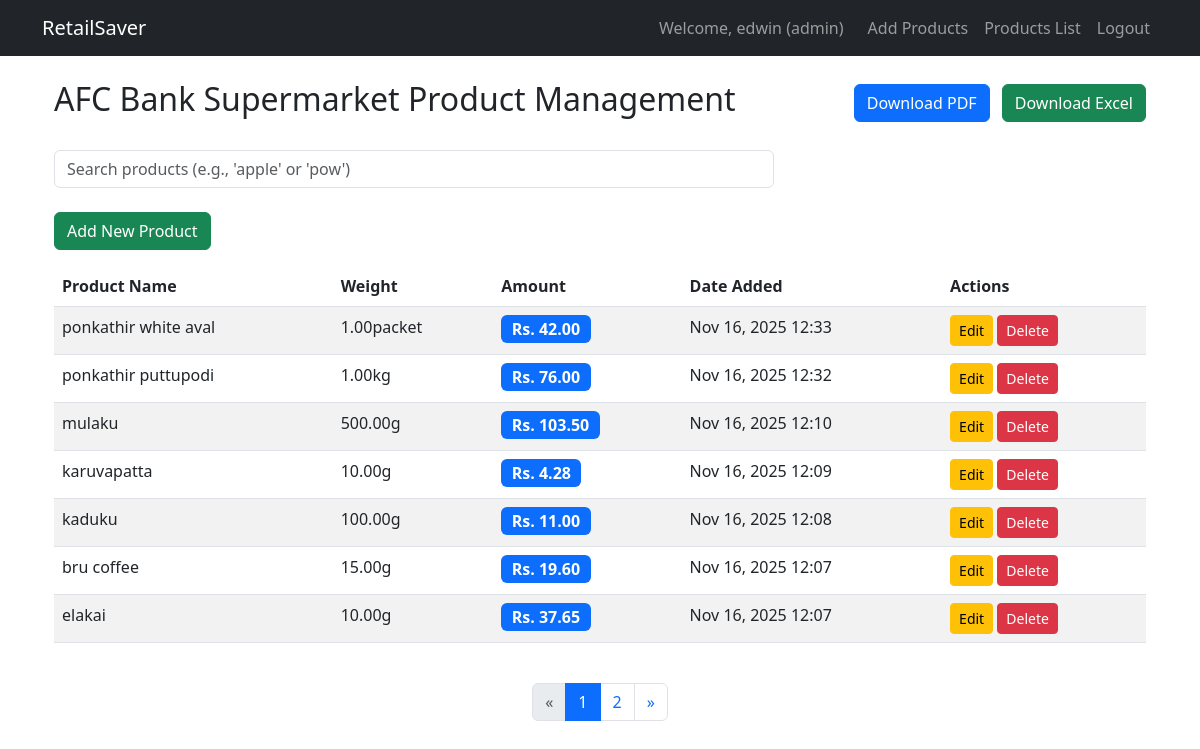
Page /products/ (signed in) on the earlier database version.
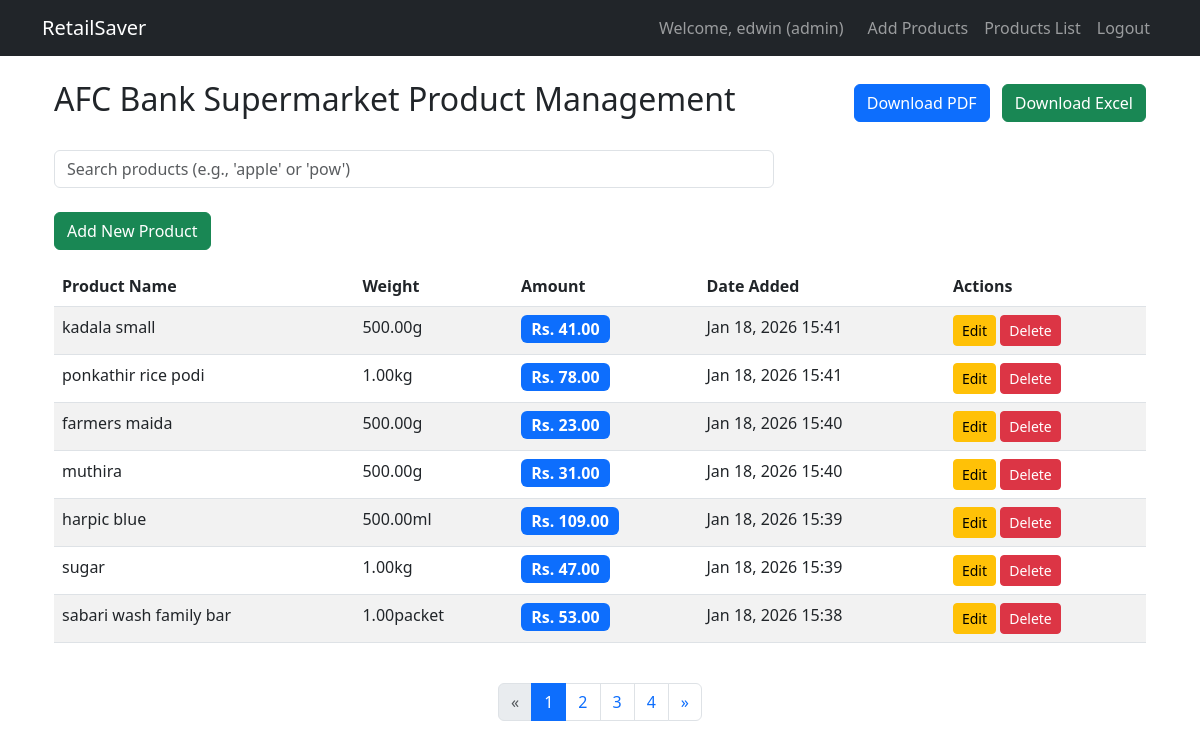
Same page on the later database version.
### products/models.py (models this page shows, shortened)
class Product(models.Model):
    UNIT_CHOICES = [
        ('g', 'g'),
        ('kg', 'kg'),
        ('ml', 'ml'),
        ('l', 'l'),
        ('packet', 'packet'),
    ]
    name = models.CharField(max_length=200)
    quantity = models.DecimalField(max_digits=10, decimal_places=2)
    weight_unit = models.CharField(max_length=10, choices=UNIT_CHOICES, default='g')
    amount = models.DecimalField(max_digits=10, decimal_places=2)  # Price
    user = models.ForeignKey(User, on_delete=models.CASCADE)
    date_added = models.DateTimeField(default=timezone.now)
    class Meta:
        ordering = ['-date_added']
    def get_weight_display(self):
        return f"{self.quantity}{self.weight_unit}"

### products/views.py (the view, shortened to what this page needs)
# urls.py: path('', views.ProductListView.as_view(), name='product_list'),
class ProductListView(AdminRequiredMixin, ListView):
    model = Product
    template_name = 'products/product_list.html'
    context_object_name = 'products'
    paginate_by = None
    def get_queryset(self):
        queryset = Product.objects.filter(user=self.request.user)
        search = self.request.GET.get('search')
        if search:
            queryset = queryset.filter(Q(name__icontains=search))
        return queryset.order_by('-date_added')
    def get_context_data(self, **kwargs):
        context = super().get_context_data(**kwargs)
        page_obj, products = paginate_queryset(self.request, context['object_list'])
        context['products'] = products
        context['page_obj'] = page_obj
        context['paginator'] = page_obj.paginator
        context['is_paginated'] = True
        context['search_term'] = self.request.GET.get('search', '')
        return context
    def get(self, request, *args, **kwargs):
        return super().get(request, *args, **kwargs)

### products/views.py (called while the page is built)
    def dispatch(self, request, *args, **kwargs):
        if not request.user.is_authenticated:
            messages.warning(request, 'You must be logged in to access this page.')
            return HttpResponseRedirect(reverse_lazy('login'))
        if not hasattr(request.user, 'role') or request.user.role != 'admin':
            messages.warning(request, 'No permission to access this page.')
            return HttpResponseRedirect(reverse_lazy('login'))
        return super().dispatch(request, *args, **kwargs)

### utils/pagination.py (called while the page is built)
def paginate_queryset(request, queryset):
    paginator = Paginator(queryset, DEFAULT_PER_PAGE)
    page_number = request.GET.get('page')
    try:
        page_obj = paginator.page(page_number)
    except PageNotAnInteger:
        page_obj = paginator.page(1)
    except EmptyPage:
        page_obj = paginator.page(paginator.num_pages)
    return page_obj, page_obj.object_list

### products/templates/products/product_list.html (shortened to what this page needs)
{% extends 'home.html' %}
{% load crispy_forms_tags %}
{% block content %}
<div class="container mt-4">
    <div class="d-flex justify-content-between align-items-center mb-4">
        <h2>AFC Bank Supermarket Product Management</h2>
        <div>
            <a href="{% url 'product_export_pdf' %}" class="btn btn-primary me-2">Download PDF</a>
            <a href="{% url 'product_export_excel' %}" class="btn btn-success">Download Excel</a>
        </div>
    </div>
    <div class="mb-4">
        <div class="row">
            <div class="col-md-8">
                <input type="text"
                       id="searchInput"
                       class="form-control"
                       placeholder="Search products (e.g., 'apple' or 'pow')"
                       value="{{ search_term }}"
                       autocomplete="off">
            </div>
        </div>
    </div>
    <div class="mb-3">
        <a href="{% url 'product_create' %}" class="btn btn-success">Add New Product</a>
    </div>
    <div class="table-responsive">
        <table class="table table-striped">
            <thead>
                <tr>
                    <th>Product Name</th>
                    <th>Weight</th>
                    <th>Amount</th>
                    <th>Date Added</th>
                    <th>Actions</th>
                </tr>
            </thead>
            <tbody id="productTableBody">
                {% for product in products %}
                <tr>
                    <td>{{ product.name }}</td>
                    <td>{{ product.get_weight_display }}</td>
                    <td><span class="badge bg-primary fs-6">Rs. {{ product.amount }}</span></td>
                    <td>{{ product.date_added|date:"M d, Y H:i" }}</td>
                    <td>
                        <button class="btn btn-sm btn-warning edit-btn"
                                data-bs-toggle="modal"
                                data-bs-target="#editModal{{ product.pk }}"
                                data-product-url="{% url 'product_update' product.pk %}">Edit</button>
                        <button class="btn btn-sm btn-danger delete-btn"
                                data-bs-toggle="modal"
                                data-bs-target="#deleteModal{{ product.pk }}"
                                data-product-url="{% url 'product_delete' product.pk %}">Delete</button>
                    </td>
                </tr>
                {% empty %}
                <tr><td colspan="5" class="text-center">No products found.</td></tr>
                {% endfor %}
            </tbody>
        </table>
    </div>
    {% include 'partials/pagination.html' %}
</div>
{% endblock %}

Differences in the rows shown:
no longer on this page (row unchanged): Product: name "ponkathir white aval", weight "1.00packet", amount "42.00", date_added "Nov 16, 2025 12:33"
no longer on this page (row unchanged): Product: name "ponkathir puttupodi", weight "1.00kg", amount "76.00", date_added "Nov 16, 2025 12:32"
no longer on this page (row unchanged): Product: name "mulaku", weight "500.00g", amount "103.50", date_added "Nov 16, 2025 12:10"
no longer on this page (row unchanged): Product: name "karuvapatta", weight "10.00g", amount "4.28", date_added "Nov 16, 2025 12:09"
no longer on this page (row unchanged): Product: name "kaduku", weight "100.00g", amount "11.00", date_added "Nov 16, 2025 12:08"
no longer on this page (row unchanged): Product: name "bru coffee", weight "15.00g", amount "19.60", date_added "Nov 16, 2025 12:07"
no longer on this page (row unchanged): Product: name "elakai", weight "10.00g", amount "37.65", date_added "Nov 16, 2025 12:07"
added Product: name "kadala small", weight "500.00g", amount "41.00", date_added "Jan 18, 2026 15:41"
added Product: name "ponkathir rice podi", weight "1.00kg", amount "78.00", date_added "Jan 18, 2026 15:41"
added Product: name "farmers maida", weight "500.00g", amount "23.00", date_added "Jan 18, 2026 15:40"
added Product: name "muthira", weight "500.00g", amount "31.00", date_added "Jan 18, 2026 15:40"
added Product: name "harpic blue", weight "500.00ml", amount "109.00", date_added "Jan 18, 2026 15:39"
added Product: name "sugar", weight "1.00kg", amount "47.00", date_added "Jan 18, 2026 15:39"
added Product: name "sabari wash family bar", weight "1.00packet", amount "53.00", date_added "Jan 18, 2026 15:38"
Other differences:
new list line: "3"
new list line: "4"
